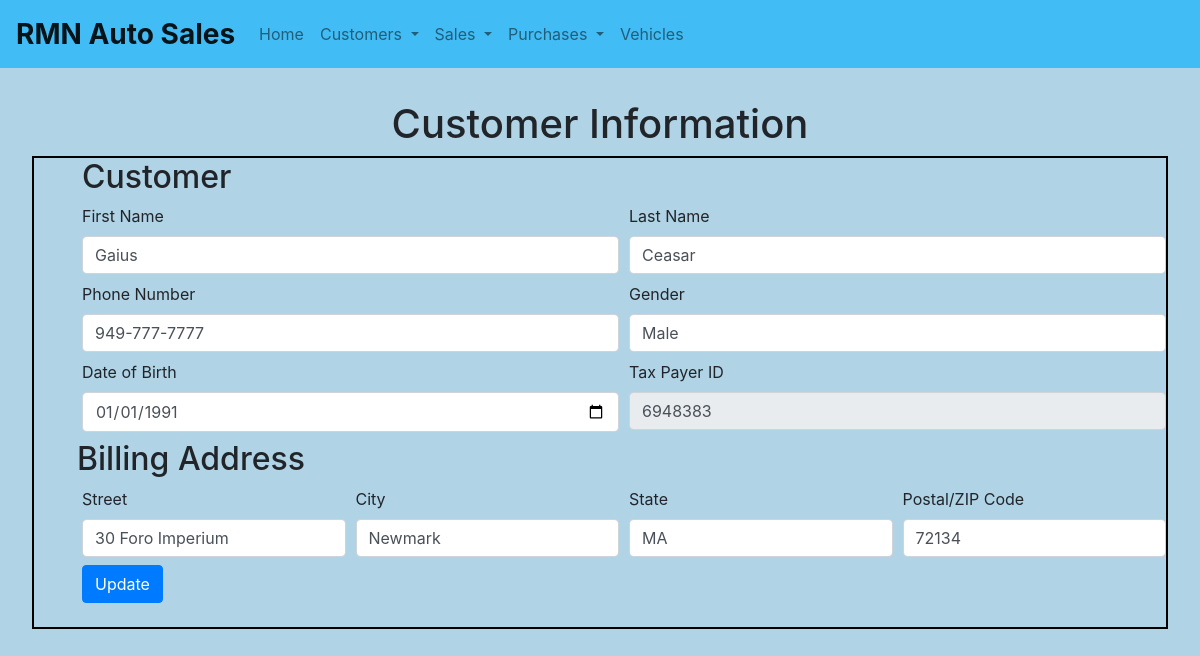
Screenshot of /view_customer.php?taxid=6948383 with the database file from the repository.
### tables this page shows
CREATE TABLE `Customer` (
  `tax_id` INT PRIMARY KEY NOT NULL,
  `first_name` VARCHAR(255) NOT NULL,
  `last_name` VARCHAR(255) NOT NULL,
  `phone_number` VARCHAR(255) NOT NULL,
  `gender` VARCHAR(255) NOT NULL,
  `dob` DATETIME NOT NULL
);

CREATE TABLE `Customer_Location` (
  `tax_id` INT NOT NULL,
  `location_id` INT NOT NULL
);

CREATE TABLE `Location` (
  `location_id` INT PRIMARY KEY AUTO_INCREMENT,
  `address` VARCHAR(255) NOT NULL,
  `city` VARCHAR(255) NOT NULL,
  `state` VARCHAR(2) NOT NULL,
  `ZIP` VARCHAR(10) NOT NULL
);

### view_customer.php (the view, shortened to what this page needs)
<?php
    require_once 'header.php';
    $method = $_SERVER['REQUEST_METHOD'];
    if ($method == "GET")
    {
        $tax_id = $_GET['taxid'];
        $statement = $db->prepare("SELECT * FROM Customer WHERE Customer.tax_id = ?");
        $statement->bindParam(1, $tax_id, PDO::PARAM_INT);
        $result_set = $statement->execute();
        $customer = $statement->fetchAll(PDO::FETCH_ASSOC);
        $customer = $customer[0];
        $customer['dob'] = date('Y-m-d', strtotime($customer['dob']));
?>
<h1>Customer Information</h1>
<form action='view_customer.php' method='post' style="padding-left: 3em;">
    <div class="form-row">
        <div class="col">
            <h2>Customer</h2>
        </div>
    </div>
    <div class='form-row'>
        <div class='col'>
            <label for="firstName">First Name</label>
            <input type="text" class="form-control" name="firstName" id="firstName" value="<?php echo $customer['first_name']; ?>" required>
        </div>
        <div class='col'>
            <label for="lastName">Last Name</label>
            <input type="text" class="form-control" name="lastName" id="lastName" value="<?php echo $customer['last_name']; ?>" required>
        </div>
    </div>
    <div class='form-row'>
        <div class='col'>
            <label for="phoneNumber">Phone Number</label>
            <input type="tel" class="form-control" name="phoneNumber" id="phoneNumber" value="<?php echo $customer['phone_number']; ?>" required>
        </div>
        <div class='col'>
            <label for="gender">Gender</label>
            <input type="tel" class="form-control" name="gender" id="gender" value="<?php echo $customer['gender']; ?>" required>
        </div>
    </div>
    <div class='form-row'>
        <div class='col'>
            <label for="dateOfBirth">Date of Birth</label>
            <input type="date" class="form-control" name="dateOfBirth" id="dateOfBirth" value="<?php echo $customer['dob']; ?>" required>
        </div>
        <div class='col'>
            <label for="taxPayerID">Tax Payer ID</label>
            <input type="text" class="form-control" name="taxPayerID" id="taxPayerID" value="<?php echo $customer['tax_id']; ?>" readonly>
        </div>
    </div>
    <div class="form-row">
        <h2>Billing Address</h2>
    </div>
    <?php
        $statement = $db->prepare("SELECT * FROM Customer_Location AS cl LEFT JOIN Location AS l ON cl.location_id = l.location_id WHERE cl.tax_id = ?;");
        $statement->bindParam(1, $tax_id, PDO::PARAM_INT);
        $result_set = $statement->execute();
        $results = $statement->fetchAll(PDO::FETCH_ASSOC);
        $location = $results[0];
    ?>
    <div class="form-row">
        <div class="col">
            <label for="street">Street</label>
            <input type="text" class="form-control" name="street" id="street" value="<?php echo $location['address'] ?>" required>
        </div>
        <div class="col">
            <label for="city">City</label>
            <input type="text" class="form-control" name="city" id="city" value="<?php echo $location['city'] ?>" required>
        </div>
        <div class="col">
            <label for="state">State</label>
            <input type="text" class="form-control" name="state" id="state" value="<?php echo $location['state'] ?>" required>
        </div>
        <div class="col">
            <label for="zip">Postal/ZIP Code</label>
            <input type="text" class="form-control" name="zip" id="zip" value="<?php echo $location['ZIP'] ?>" required>
        </div>
    </div>
    <div class="form-row">
        <div class="col">
            <button type="submit" class="btn btn-primary">Update</button>
        </div>
    </div>
</form>
<?php
    }
    require_once 'footer.php';
?>

### style.css (style rules this page uses)
body { background-color: #b0d3e6; padding: 0 15% ; }
form label { display: block; }
form input { margin-bottom: 8px; }
form { border: 2px solid black; padding-bottom: 8px; }
form button { margin-bottom: 1em; }
h1 { text-align: center; }

### rows the page displays
customer: firstName "Gaius", lastName "Ceasar", phoneNumber "949-777-7777", gender "Male", taxPayerID "6948383"
customer_location: street "30 Foro Imperium", city "Newmark", state "MA", zip "72134"
